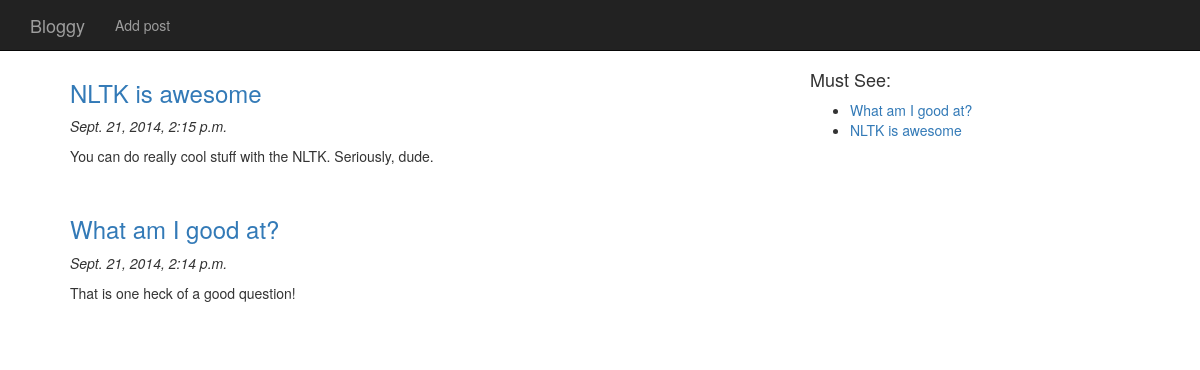
Page /blog/ on the earlier database version.
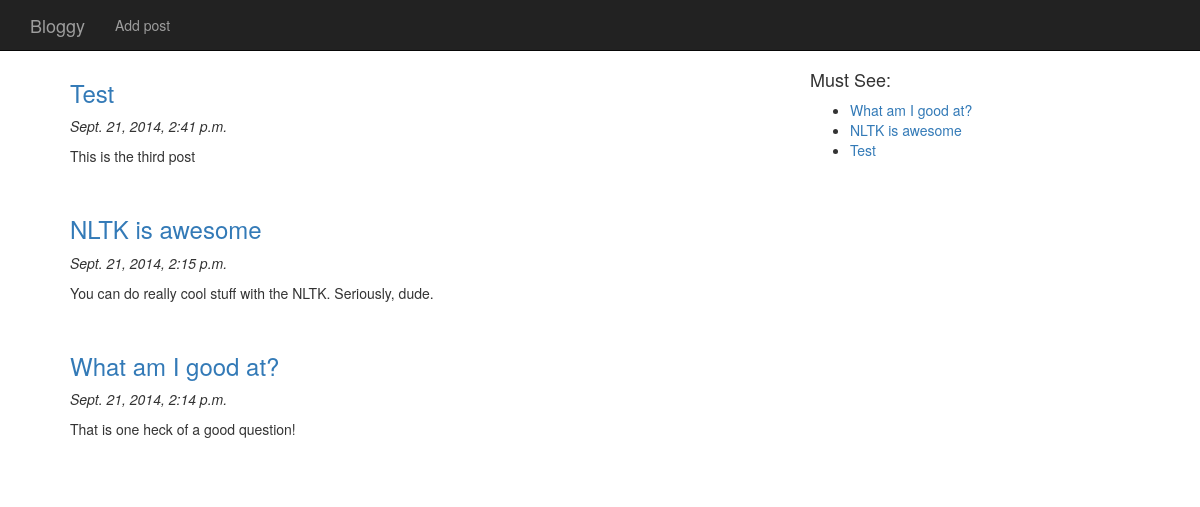
Same page on the later database version.
### blog/models.py (models this page shows, shortened)
class Post(models.Model):
    created_at = models.DateTimeField(auto_now_add=True)
    title = models.CharField(max_length=100)
    content = models.TextField()
    tag = models.CharField(max_length=20, blank=True, null=True)
    image = models.ImageField(upload_to='images', blank=True, null=True)
    views = models.IntegerField(default=0)

### blog/views.py (the view)
def index(request):
    latest_posts = Post.objects.all().order_by('-created_at')
    popular_posts = Post.objects.order_by('-views')[:5]
    t = loader.get_template('blog/index.html')
    context_dict = {
        'latest_posts': latest_posts,
        'popular_posts': popular_posts,
        }
    for post in latest_posts:
        post.url = encode_url(post.title)
    for popular_post in popular_posts:
        popular_post.url = encode_url(popular_post.title)
    c = Context(context_dict)
    return HttpResponse(t.render(c))

### blog/views.py (called while the page is built)
def encode_url(url):
    return url.replace(' ', '_')

### templates/blog/index.html
{% extends 'base.html' %}
{% block content %}
    <div class="row">
        <div class="col-md-8">
            {% if latest_posts %}
                <ul>
                    {% for post in latest_posts %}
                        <h3><a href="/blog/{{ post.url }}">{{ post.title }}</a></h3>
                        <p><em>{{ post.created_at }}</em></p>
                        <p>{{ post.content }}</p>
                        <br />
                    {% endfor %}
                </ul>
            {% endif %}
        </div>
        <div class="col-md-4">
            <h4>Must See:</h4>
            <ul>
            {% for popular_post in popular_posts %}
                <li><a href="/blog/{{ popular_post.url }}">{{ popular_post.title }}</a></li>
            {% endfor %}
            </ul>
        </div>
    </div>
{% endblock %}

Differences in the rows shown:
added Post: title "Test", created_at "Sept. 21, 2014, 2:41 p.m.", content "This is the third post"
